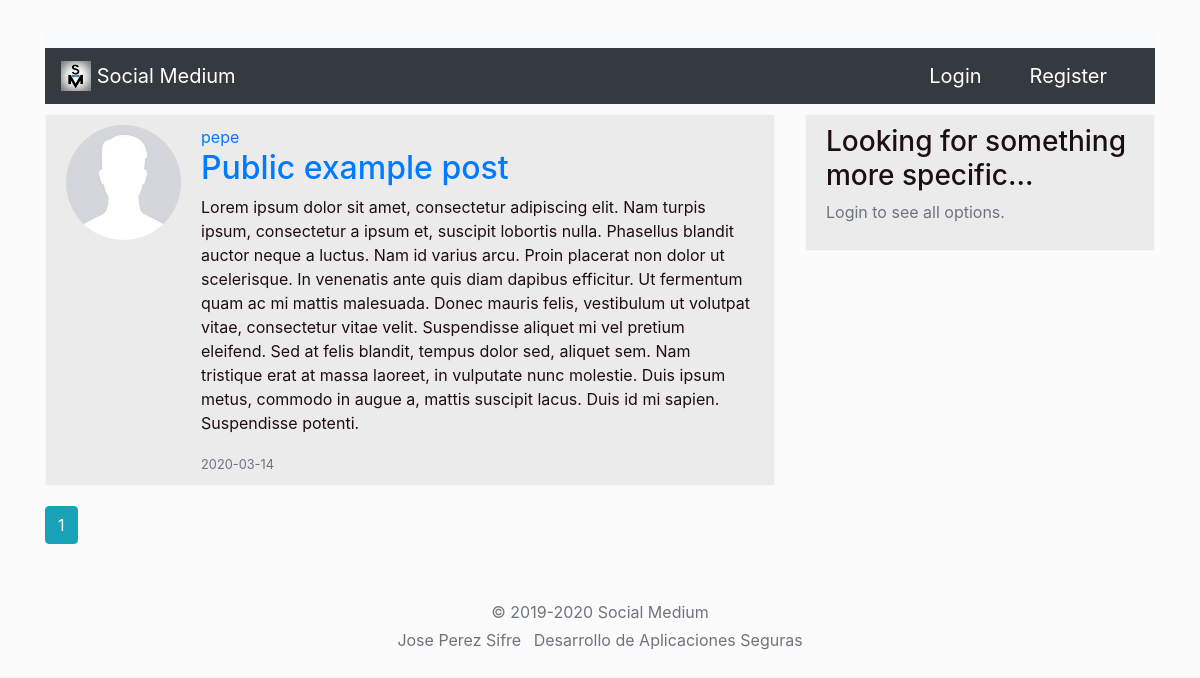
Page /home on the earlier database version.
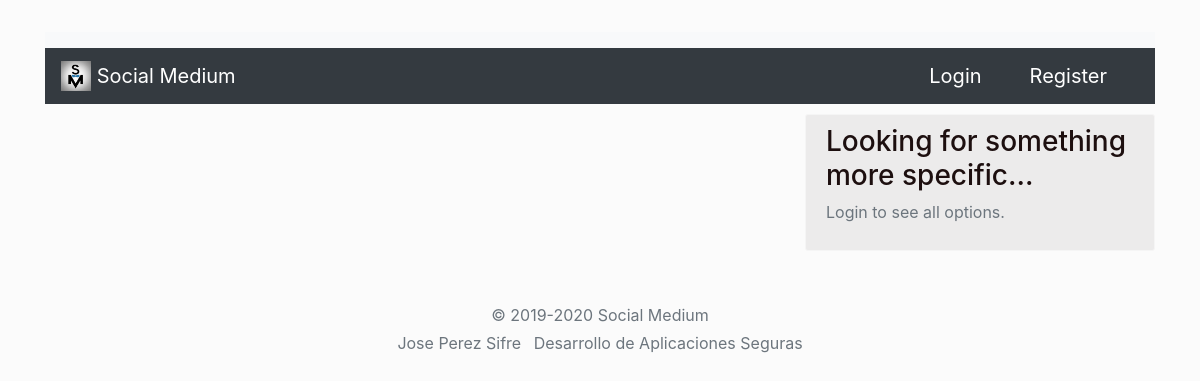
Same page on the later database version.
### medium/models.py (models this page shows, shortened)
class Post(db.Model):
    id = db.Column(db.Integer, primary_key=True)
    title = db.Column(db.String(100), nullable=False)
    date_posted = db.Column(db.DateTime, nullable=False, default=datetime.utcnow)
    content = db.Column(db.Text, nullable=False)
    post_type = db.Column(db.String(1), nullable=False, default='0')
    shared_token = db.Column(db.String(512), nullable=True)#Por defecto, default=NULL
    iv_post = db.Column(db.String(16), nullable=True)
    user_id = db.Column(db.Integer, db.ForeignKey('user.id'), nullable=False)
    '''
    def get_post_type(self):
        return self.__post_type

    def set_post_type(self, post_type):
        self.__post_type = post_type
    '''

class User(db.Model, UserMixin):
    id = db.Column(db.Integer, primary_key=True)
    username = db.Column(db.String(25), unique=True, nullable=False)
    email = db.Column(db.String(100), unique=True, nullable=False)
    image_file = db.Column(db.String(20), nullable=False, default='default.jpg')
    password = db.Column(db.String(60), nullable=False)
    registration_date = db.Column(db.DateTime, nullable=False, default=datetime.utcnow)
    ciphered_Uk = db.Column(db.String(32), nullable=False)
    salt_Pk = db.Column(db.String(16), nullable=False)
    iv_Uk = db.Column(db.String(16), nullable=False)
    otp_secret = db.Column(db.String(16))
    confirmed = db.Column(db.Boolean, nullable=False, default=False)
    posts = db.relationship('Post', cascade="all,delete", backref='author', lazy=True)
    devices = db.relationship('Device', cascade="all,delete", backref='belong', lazy=True)

### medium/main/routes.py (the view)
@main.route('/', methods=['GET', 'POST'])
@main.route('/home', methods=['GET', 'POST'])
def home():
    searchForm = SearchForm()
    if searchForm.validate_on_submit():
        word = searchForm.post_word.data
        return redirect(url_for('posts.post_search', word=word))
    elif request.method == 'GET':
        page = request.args.get('page', 1, type=int)
        if current_user.is_authenticated:
            posts = Post.query.filter(Post.post_type!='1').order_by(Post.date_posted.desc()).paginate(page=page, per_page=7)
        else:
            posts = Post.query.filter_by(post_type='2').order_by(Post.date_posted.desc()).paginate(page=page, per_page=7)
        return render_template('home.html', posts=posts, form=searchForm)

### medium/templates/home.html
{% extends "base.html" %}
{% block content %}
{% for post in posts.items %}
<article class="media content-section">
    <img class="rounded-circle account-imgSize" src="{{ url_for('static', filename='profilePictures/' + post.author.image_file) }}">
      <div class="media-body">
    <div class="article-metadata">
      <a class="mr-2" href="{{ url_for('users.user_post', username=post.author.username) }}">{{ post.author.username }}</a>
    </div>
    <h2><a class="article-title" href="{{ url_for('posts.post', post_id=post.id) }}">{{ post.title }}</a></h2>
    <p class="article-content">{{ post.content }}</p>
    <small class="text-muted">{{ post.date_posted.strftime('%Y-%m-%d') }}</small>
  </div>
</article>
{% endfor %}
{% for page_num in posts.iter_pages(left_edge=1, right_edge=1, left_current=1, right_current=1) %}
      {% if page_num %}
        {% if posts.page == page_num %}
          <a class="btn btn-info mb-4" href="{{ url_for('main.home', page=page_num) }}">{{ page_num }}</a>
        {% else %}
          <a class="btn btn-outline-info mb-4" href="{{ url_for('main.home', page=page_num) }}">{{ page_num }}</a>
        {% endif %}
      {% else %}
        ...
      {% endif %}
    {% endfor %}
{% endblock content %}

### medium/templates/base.html (shortened to what this page needs)
<!DOCTYPE html>
<html lang="en">
<head>
  <link rel="stylesheet" href="https://stackpath.bootstrapcdn.com/bootstrap/4.4.1/css/bootstrap.min.css"
>
  <link rel="stylesheet" href="{{ url_for('static', filename='main.css') }}">
</head>
<body>
  <div class="container">
    <nav class="navbar navbar-light bg-light"></nav>
    <nav class="navbar navbar-dark bg-dark">
        <a class="navbar-brand" href="{{ url_for('main.home') }}">
            <img src="{{ url_for('static', filename='favicon.ico') }}" width="30" height="30" class="d-inline-block align-top" alt="">
            Social Medium
          </a>
      {% if current_user.is_authenticated %}
      <form class="form-inline">
        <a class="nav-item nav-link navbar-brand" href="{{ url_for('posts.new_post') }}">New Post</a>
        <a class="nav-item nav-link navbar-brand" href="{{ url_for('users.account') }}">Account</a>
        <a class="nav-item nav-link navbar-brand" href="{{ url_for('users.logout') }}">Logout</a>
      </form>
      {% else %}
        <form class="form-inline">
          <a class="nav-item nav-link navbar-brand" href="{{ url_for('users.login') }}">Login</a>
          <a class="nav-item nav-link navbar-brand" href="{{ url_for('users.register') }}">Register</a>
        </form>
      {% endif %}
    </nav>
  </div>
  <main role="main" class="container">
    <div class="row">
      <div class="col-md-8">
        {% block content %}{% endblock %}
      </div>
      <div class="col-md-4">
        <div class="content-section">
          <h3>Looking for something more specific...</h3>
            <ul class="list-group">
              {% if current_user.is_authenticated %}
              <a class="nav-item nav-link navbar-brand" href="{{ url_for('users.user_users_post', username=current_user.username) }}">Users posts</a>
              <a class="nav-item nav-link navbar-brand" href="{{ url_for('users.user_all_post', username=current_user.username) }}">All your posts</a>
              <a class="nav-item nav-link navbar-brand" href="{{ url_for('users.user_public_post', username=current_user.username) }}">Your public posts</a>
              <a class="nav-item nav-link navbar-brand" href="{{ url_for('users.user_private_post', username=current_user.username) }}">Your private posts</a>
              <a class="nav-item nav-link navbar-brand" href="{{ url_for('users.user_personal_post', username=current_user.username) }}">Your personal posts</a>
              {% else %}
              <p class='text-muted'>Login to see all options.</p>
              {% endif %}
            </ul>
        </div>
      </div>
    </div>
  </main>
  <footer class="my-3 pt-3 text-muted text-center text-small">
    <p class="mb-1">&copy; 2019-2020 Social Medium</p>
    <ul class="list-inline">
      <li class="list-inline-item">
        <p>Jose Perez Sifre</p>
      </li>
      <li class="list-inline-item">
        <p>Desarrollo de Aplicaciones Seguras</p>
      </li>
    </ul>
  </footer>
</body>
</html>

### medium/static/main.css (style rules this page uses)
.content-section { background: #ecebeb; padding: 10px 20px; border: 1px solid #f5f5f5; border-radius: 3px; margin-bottom: 20px; margin-top: 10px; }
body { background-color: #fbfbfb; color: #1d0f0f; margin-top: 2rem; }

Differences in the rows shown:
removed Post: image_file (placeholder picture), author.username "pepe", title "Public example post", content "Lorem ipsum dolor sit amet, consectetur adipiscing elit. Nam turpis ipsum, consectetur a ipsum et, suscipit lobortis nulla. Phasellus blandit auctor neque a luctus. Nam id varius arcu. Proin placerat non dolor ut scelerisque. In venenatis ante quis diam dapibus efficitur. Ut fermentum quam ac mi mattis malesuada. Donec mauris felis, vestibulum ut volutpat vitae, consectetur vitae velit. Suspendisse aliquet mi vel pretium eleifend. Sed at felis blandit, tempus dolor sed, aliquet sem. Nam tristique erat at massa laoreet, in vulputate nunc molestie. Duis ipsum metus, commodo in augue a, mattis suscipit lacus. Duis id mi sapien. Suspendisse potenti.", date_posted "2020-03-14"
Other differences:
list line gone: "1"
